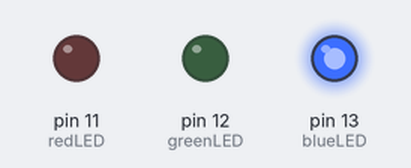
Bench run of a sketch on a simulated Arduino Uno, built with avr-gcc and run on an emulated ATmega328P. Shown: output pins drawn as LEDs (lit = HIGH).

Above: at 2.5 s.
At 7.5 s:
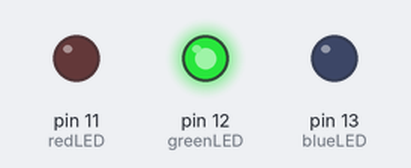
At 12.5 s:
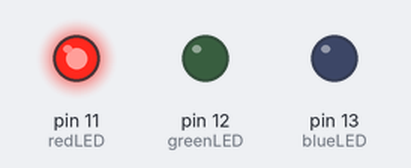
Timing chart, 0 to 19.5 s (numbered marks = the images above):
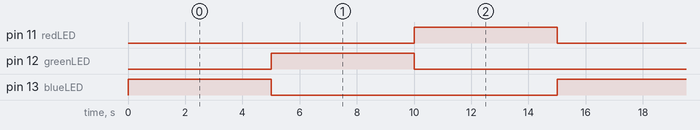

Measured:
- by itself, pin 11 (redLED), pin 12 (greenLED), pin 13 (blueLED): alternates HIGH for 5.0 s and LOW for 10.0 s
- by itself, everything shown: repeats every 15.0 s, in 4 steps

The sketch:

Sequential_LED_Blink.ino
```cpp
// Sequential LED Blinking using Arduino Uno

// LED pin definitions
const int blueLED = 13;
const int greenLED = 12;
const int redLED = 11;

void setup() {
  pinMode(blueLED, OUTPUT);
  pinMode(greenLED, OUTPUT);
  pinMode(redLED, OUTPUT);
}

void loop() {

  // Blue LED
  digitalWrite(blueLED, HIGH);
  delay(5000);
  digitalWrite(blueLED, LOW);

  // Green LED
  digitalWrite(greenLED, HIGH);
  delay(5000);
  digitalWrite(greenLED, LOW);

  // Red LED
  digitalWrite(redLED, HIGH);
  delay(5000);
  digitalWrite(redLED, LOW);

  // Repeat
  delay(5);
}
```
